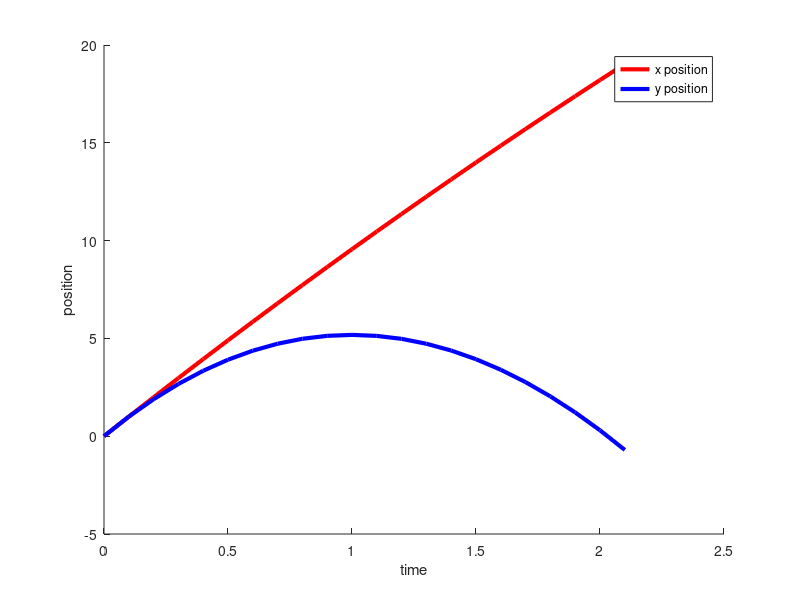

MATLAB code to generate this figure:
function p5

clear all;
close all;
hold on;

% Numerical solution initialized by the given initial values.
y1 = [[0; 0]];		% y1 = y
y2 = [[10; 10]];	% y2 = y'

dy2 = @(t, y2) [0; -10] - (0.1 .* y2);	
h = 0.1;	% Constant step size.
_t = [0];	% List of time steps for plotting.

% Need at least one pass to get off the ground...
do 	
	% Get the current time step.
	t = _t(length(_t));

	% Previous elements we are stepping off from.
	prev_y2 = y2(:, length( y2(2,:) ));
	prev_y1 = y1(:, length( y1(2,:) ));

	% Step the simulation.
	y1 = [y1, prev_y1 + h .* prev_y2];
	y2 = [y2, prev_y2 + h .* dy2(t, prev_y2)];

	% Step our method forward.
	_t = [_t, t+h];

% Until we reach the ground again.
until y1(2, length(y1(1,:))) <= 0 % Octave not Matlab :)

% Plot horizontal and vertical position with respect to to time.
xlabel('time');
ylabel('position');
xplot = plot(_t, y1(1,:), 'LineWidth', 3, 'r');
yplot = plot(_t, y1(2,:), 'LineWidth', 3, 'b');
legend('x position', 'y position');

% Plot horizontal against vertical position.
% xlabel('xpos');
% ylabel('ypos');
% plot(y1(1,:), y1(2,:), 'LineWidth', 3, 'b');

end
